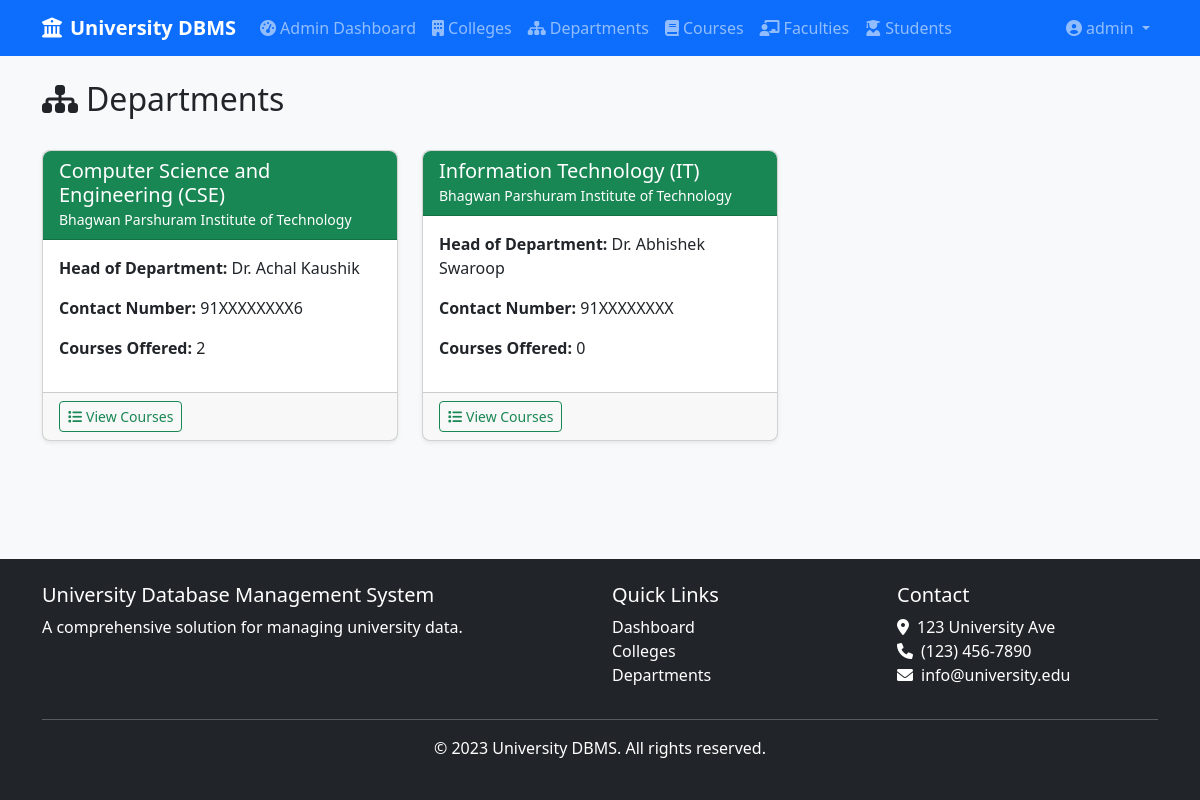
The page /departments (signed in) on the database its author committed.
### app/models/user.py (models this page shows, shortened)
class User(UserMixin, db.Model):
    __tablename__ = 'users'
    id = db.Column(db.Integer, primary_key=True)
    username = db.Column(db.String(100), unique=True, nullable=False)
    email = db.Column(db.String(100), unique=True, nullable=False)
    password = db.Column(db.String(100), nullable=False)
    role = db.Column(db.String(20), nullable=False, default='user')  # 'admin' or 'user'
    created_at = db.Column(db.DateTime, default=datetime.utcnow)
    def is_admin(self):
        return self.role == 'admin'

### app/models/department.py (models this page shows, shortened)
class Department(db.Model):
    __tablename__ = 'departments'
    id = db.Column(db.Integer, primary_key=True)
    name = db.Column(db.String(100), nullable=False)
    head_of_department = db.Column(db.String(100), nullable=False)
    contact_number = db.Column(db.String(20), nullable=False)
    college_id = db.Column(db.Integer, db.ForeignKey('colleges.id'), nullable=False)

### app/models/college.py (models this page shows, shortened)
class College(db.Model):
    __tablename__ = 'colleges'
    id = db.Column(db.Integer, primary_key=True)
    name = db.Column(db.String(100), nullable=False)
    address = db.Column(db.String(200), nullable=False)
    departments = db.relationship('Department', backref='college', lazy=True)
    contacts = db.relationship('CollegeContact', backref='college', lazy=True, cascade='all, delete-orphan')

### app/routes/user.py (the view)
@user.route('/departments')
@login_required
def departments():
    departments = Department.query.all()
    return render_template('user/departments.html', departments=departments)

### app/models/user.py (called while the page is built)
@login_manager.user_loader
def load_user(user_id):
    return User.query.get(int(user_id))

### app/templates/user/departments.html (shortened to what this page needs)
{% extends "base.html" %}
{% block content %}
<div class="d-flex justify-content-between align-items-center mb-4">
    <h2><i class="fas fa-sitemap me-2"></i>Departments</h2>
</div>
<div class="row">
    {% for department in departments %}
    <div class="col-md-4 mb-4">
        <div class="card h-100 shadow-sm">
            <div class="card-header bg-success text-white">
                <h5 class="mb-0">{{ department.name }}</h5>
                <small>{{ department.college.name }}</small>
            </div>
            <div class="card-body">
                <p><strong>Head of Department:</strong> {{ department.head_of_department }}</p>
                <p><strong>Contact Number:</strong> {{ department.contact_number }}</p>
                <p><strong>Courses Offered:</strong> {{ department.courses|length }}</p>
            </div>
            <div class="card-footer">
                <button class="btn btn-sm btn-outline-success" type="button" data-bs-toggle="collapse" data-bs-target="#courseList{{ department.id }}">
                    <i class="fas fa-list me-1"></i>View Courses
                </button>
            </div>
        </div>
    </div>
    {% endfor %}
</div>
{% endblock %}

### app/templates/base.html (shortened to what this page needs)
<!DOCTYPE html>
<html lang="en">
<head>
    <link href="https://cdn.jsdelivr.net/npm/bootstrap@5.3.0-alpha1/dist/css/bootstrap.min.css" rel="stylesheet">
    <link rel="stylesheet" href="https://cdnjs.cloudflare.com/ajax/libs/font-awesome/6.0.0/css/all.min.css">
    <link rel="stylesheet" href="{{ url_for('static', filename='css/style.css') }}">
</head>
<body>
    <div class="content-wrapper">
        <header>
            <nav class="navbar navbar-expand-lg navbar-dark bg-primary">
                <div class="container">
                    <a class="navbar-brand" href="{{ url_for('user.dashboard') }}">
                        <i class="fas fa-university me-2"></i>University DBMS
                    </a>
                    <div class="collapse navbar-collapse" id="navbarNav">
                        <ul class="navbar-nav me-auto">
                            {% if current_user.is_authenticated %}
                                {% if current_user.is_admin() %}
                                    <li class="nav-item">
                                        <a class="nav-link" href="{{ url_for('admin.dashboard') }}">
                                            <i class="fas fa-tachometer-alt me-1"></i>Admin Dashboard
                                        </a>
                                    </li>
                                {% else %}
                                    <li class="nav-item">
                                        <a class="nav-link" href="{{ url_for('user.dashboard') }}">
                                            <i class="fas fa-tachometer-alt me-1"></i>Dashboard
                                        </a>
                                    </li>
                                {% endif %}
                                <li class="nav-item">
                                    <a class="nav-link" href="{{ url_for('user.colleges') }}">
                                        <i class="fas fa-building me-1"></i>Colleges
                                    </a>
                                </li>
                                <li class="nav-item">
                                    <a class="nav-link" href="{{ url_for('user.departments') }}">
                                        <i class="fas fa-sitemap me-1"></i>Departments
                                    </a>
                                </li>
                                <li class="nav-item">
                                    <a class="nav-link" href="{{ url_for('user.courses') }}">
                                        <i class="fas fa-book me-1"></i>Courses
                                    </a>
                                </li>
                                <li class="nav-item">
                                    <a class="nav-link" href="{{ url_for('user.faculties') }}">
                                        <i class="fas fa-chalkboard-teacher me-1"></i>Faculties
                                    </a>
                                </li>
                                <li class="nav-item">
                                    <a class="nav-link" href="{{ url_for('user.students') }}">
                                        <i class="fas fa-user-graduate me-1"></i>Students
                                    </a>
                                </li>
                            {% endif %}
                        </ul>
                        <ul class="navbar-nav">
                            {% if current_user.is_authenticated %}
                                <li class="nav-item dropdown">
                                    <a class="nav-link dropdown-toggle" href="#" id="navbarDropdown" role="button" data-bs-toggle="dropdown">
                                        <i class="fas fa-user-circle me-1"></i>{{ current_user.username }}
                                    </a>
                                </li>
                            {% endif %}
                        </ul>
                    </div>
                </div>
            </nav>
        </header>
        <main class="container py-4">
            {% block content %}{% endblock %}
        </main>
    </div>
    <footer class="bg-dark text-white py-4 mt-5">
        <div class="container">
            <div class="row">
                <div class="col-md-6">
                    <h5>University Database Management System</h5>
                    <p>A comprehensive solution for managing university data.</p>
                </div>
                <div class="col-md-3">
                    <h5>Quick Links</h5>
                    <ul class="list-unstyled">
                        <li><a href="{{ url_for('user.dashboard') }}" class="text-white">Dashboard</a></li>
                        <li><a href="{{ url_for('user.colleges') }}" class="text-white">Colleges</a></li>
                        <li><a href="{{ url_for('user.departments') }}" class="text-white">Departments</a></li>
                    </ul>
                </div>
                <div class="col-md-3">
                    <h5>Contact</h5>
                    <address>
                        <i class="fas fa-map-marker-alt me-2"></i>123 University Ave<br>
                        <i class="fas fa-phone me-2"></i>(123) 456-7890<br>
                        <i class="fas fa-envelope me-2"></i>info@university.edu
                    </address>
                </div>
            </div>
            <hr>
            <div class="text-center">
                <p>&copy; 2023 University DBMS. All rights reserved.</p>
            </div>
        </div>
    </footer>

### app/static/css/style.css (style rules this page uses)
body { font-family: 'Segoe UI', Tahoma, Geneva, Verdana, sans-serif; background-color: #f8f9fa; }
.navbar-brand { font-weight: 600; }
.card { border-radius: 0.5rem; transition: transform 0.3s ease; }
.card-header { border-top-left-radius: 0.5rem !important; border-top-right-radius: 0.5rem !important; }
.btn { transition: all 0.3s ease; }
footer { margin-top: auto; }
footer a { text-decoration: none; }

### app/templates/base.html (style rules this page uses)
html, body { height: 100%; margin: 0; }
body { display: flex; flex-direction: column; min-height: 100vh; }
.content-wrapper { flex: 1 0 auto; display: flex; flex-direction: column; }
footer { flex-shrink: 0; width: 100%; background-color: #212529; color: white; margin-top: auto; }

### rows shown on the page
User: username "admin"
Department: name "Computer Science and Engineering (CSE)", college.name "Bhagwan Parshuram Institute of Technology", head_of_department "Dr. Achal Kaushik", contact_number "91XXXXXXXX6", courses|length "2"
Department: name "Information Technology (IT)", college.name "Bhagwan Parshuram Institute of Technology", head_of_department "Dr. Abhishek Swaroop", contact_number "91XXXXXXXX", courses|length "0"
